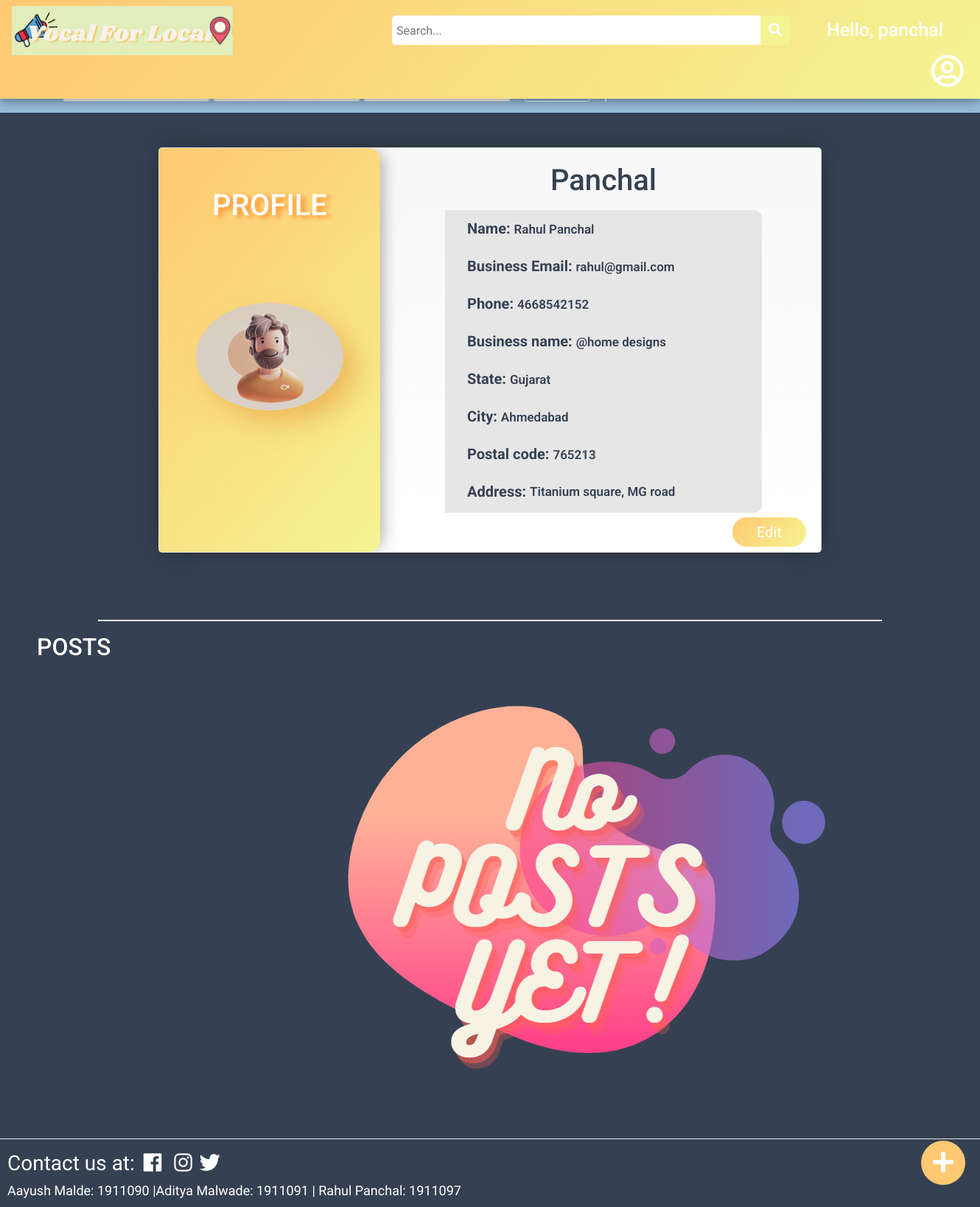
The page /profile/ (signed in) on the database as committed earlier.
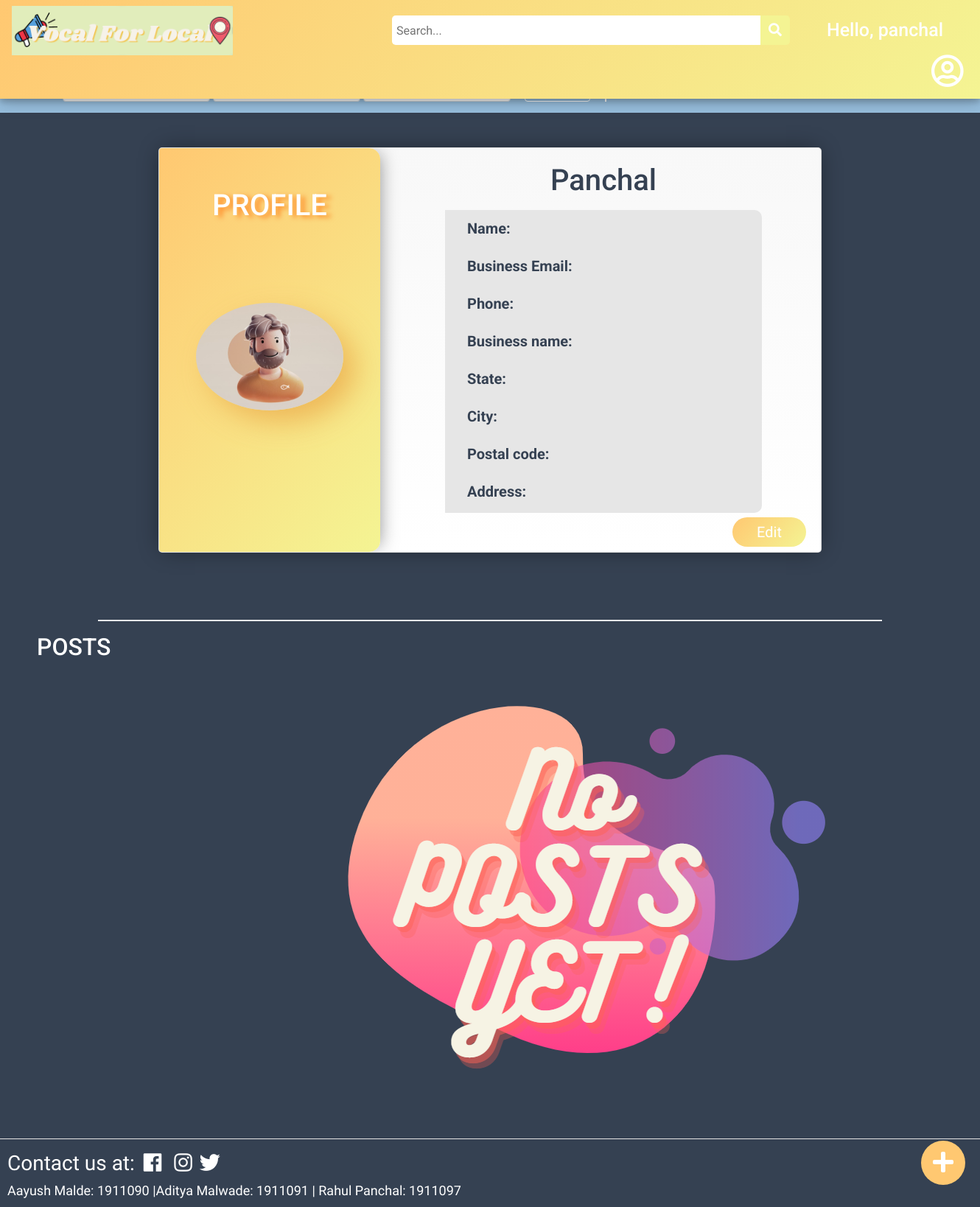
The same page on the database as committed later.
### main/models.py (models this page shows, shortened)
class Customer(models.Model):
    id = models.IntegerField(primary_key=True, null=False)
    name = models.CharField(max_length=100, null=True)
    phone = models.CharField(max_length=10, null=True)
    email = models.CharField(max_length=50, null=True)
    state = models.CharField(max_length=20, null=True)
    postal_code = models.IntegerField(null=True)
    city = models.CharField(max_length=20, null=True)
    address = models.CharField(max_length=100, null=True)
    business_name = models.CharField(max_length=50,null=True)
    date_created = models.DateTimeField(auto_now_add=True, null=True)

### main/views.py (the view, shortened to what this page needs)
# urls.py: path('profile/',views.profile,name="profile"),
def profile(request):
	if(Customer.objects.filter(pk=request.user.id).exists()):
		user_profile = Customer.objects.get(id = request.user.id)
		user_posts = Post.objects.filter(owner = request.user.id)
		init_dict = {
			"u_name" : user_profile.name,
			"phone" : user_profile.phone,
			"email" : request.user.email,
			"business_name" : user_profile.business_name,
			"state" : user_profile.state,
			"city" : user_profile.city,
			"postal_code" : user_profile.postal_code,
			"address" : user_profile.address,
		}
		form = ProfileForm(initial = init_dict)
		return render(request,'main/profile.html',context={'form':form, 'user_posts':user_posts, 'user_profile':user_profile })
	form = ProfileForm
	return render(request,'main/profile.html',context={'form':form})

### main/templates/main/profile.html (shortened to what this page needs)
{% load static %}
<!DOCTYPE html>
<html>
<head>
  <link rel="stylesheet" href="https://stackpath.bootstrapcdn.com/bootstrap/4.3.1/css/bootstrap.min.css"
 />
  <link rel="stylesheet" type="text/css" href="{%static '/css/profile.css' %}" />
  <link rel="stylesheet" href="https://use.fontawesome.com/releases/v5.6.1/css/all.css"
 />
</head>
<body style="background-color: #354152;">
  <div class="topnav">
    <a class="active" href="{% url 'home' %}">
      <img id="logo" src="{% static 'images/logo_final.png' %}" alt="VocalForLocal" />
    </a>
    <div class="search">
      <input type="text" placeholder=" Search..." name="key" id="search-placeholder" />
            <button id="srch" type="submit" onclick="validatePlaceHolder(this)">
                <i class="fa fa-search" style="font-size: 18px"> </i>
            </button>
    </div>
    <span class="hello-msg">
      Hello, {% if user.is_authenticated %} {{request.user}} {% else %} User
      {% endif %}
    </span>
    {% if user.is_authenticated %}
    <a class="nav-link dropdown-toggle" href="#" id="navbarDropdown" role="button" data-bs-toggle="dropdown" aria-expanded="false"          style="margin-left: 160px;">
      <i class="far fa-user-circle" style="color:white; font-size: 45px;"></i>
    </a>
    {% endif %}
  </div>
  <div class="menu-bar">
    <ul>
      <li>
        <form method="POST" action='/home/'>
        <i class="fa fa-list-alt" aria-hidden="true" style="font-size: 18px; padding-right: 8px; color: white"></i>
          <select name="location" class="custom-select" style="width: 200px; height: 38px;">
            <option selected value= "0">Location</option>
          </select>
          <select name="category-option" class="custom-select" style="width: 200px; height: 38px;">
            <option selected value="0">Category</option>
          </select>
          <span style="padding-right: 15px;">
            <select name="availability-option" class="custom-select" style="width: 200px; height: 38px;">
              <option selected value= "0">Shipping</option>
            </select>
          </span>
          <button class="btn btn-outline-secondary" type="submit" name="filter-btn" style="border: 1px solid ;color:
            white;font-weight: bold;">
            <i class="fas fa-filter" style="font-size: 18px; padding-right: 8px; color: white"></i>Filter
          </button>
        </form>
      </li>
      <li style="margin-top: 20px; border: none;">
        <i class="fa fa-info-circle" style="font-size: 18px; padding-right: 2px; color: white">
        </i>
        <button class="home-about">
          <a class="active" href="{% url 'about' %}" style="text-decoration: none;">About</a>
        </button>
      </li>
    </ul>
  </div>
  {% if user.is_authenticated %}
  <a class="fixedButton" href="{% url 'upload' %}">
    <div class="roundedFixedBtn"><i class="fa fa-plus"></i></div>
  </a>
  {% endif %}
  {% if user.is_authenticated %}
  <div class="center">
    <div class="card">
      <div id="edt-frm" class="additional">
        <div class="user-card">
          <div class="level center">
            <h1>PROFILE</h1>
          </div>
          <div class="icon">
            <img id="profile-logo" src="{% static 'images/profile.PNG' %}" alt="profile-logo">
          </div>
        </div>
            {% load crispy_forms_tags %}
      </div>
      {% if user.is_authenticated %}
      <div class="general" style="overflow:hidden">
        <h1 style="color: #354152; text-transform: capitalize; margin-top: -10px;">{{request.user}}</h1>
        <p>
          <ul style="list-style-type: none; font-size: 17px; color: #354152; font-weight: 600; line-height: 50px; margin-left: -10px; background-color: rgb(230, 230, 230); border-radius: 10px;">
            <li><span style="font-size: 20px; font-weight: bold;">Name:  </span>{{user_profile.name}}</li>
            <li><span style="font-size: 20px; font-weight: bold;">Business Email: </span>{{user_profile.email}}</li>
            <li><span style="font-size: 20px; font-weight: bold;">Phone:  </span>{{user_profile.phone}}</li>
            <li><span style="font-size: 20px; font-weight: bold;">Business name:  </span>{{user_profile.business_name}}</li>
            <li><span style="font-size: 20px; font-weight: bold;">State:  </span>{{user_profile.state}}</li>
            <li><span style="font-size: 20px; font-weight: bold;">City:  </span>{{user_profile.city}}</li>
            <li><span style="font-size: 20px; font-weight: bold;">Postal code:  </span>{{user_profile.postal_code}}</li>
            <li><span style="font-size: 20px; font-weight: bold; vertical-align: top; ">Address:  </span>
              <div style="display: inline-block ;width: 300px;height: 35px; word-wrap: break-word; overflow-y: scroll;">{{user_profile.address}}</div></li>
          </ul>
        </p>
        <div id="edt">
            <button id="edt-btn" onclick="edit()">Edit</button>
        </div>
      </div>
      {% endif %}
    </div>
  </div>
  <br>
  <br>
  <br>
  <br>
  <br>
  <br>
  <br>
  <br>
  <br>
  <br>
  <br>
  <br>
  <br>
  <br>
  <br>
  <br>
  <br>
  <br>
  <br>
  <br>
  <br>
  <br>
  <br>
  <br>
  <br>
  <br>
  <br>
  <br>
  <div>
    <hr style="width: 80%; height: 0.5px; background-color: white;">
    <h2 style="font: verdana; margin-left: 50px; color: white;">POSTS</h2>
    <br>
    {% if user_posts %}
    <div class="card-container">
      {% for p in user_posts %}
      <div class="cards">
        <header class="article-header">
          <a href = "{%url  'viewPost' business=p.business_name name=p.name %}">
          <div style="width: 300px; height: 270px; margin-top: 18px; padding-right: 20px;
               border-right: solid rgb(216, 214, 214) 2px; background-image: url({{p.imageURL}});
               background-position: center; background-size: cover;">
          </div>
          </a>
        </header>
        <div class="author" style="color: white; margin-left: 320px; width: 350px; height: 100%; margin-top: -290px; padding: 5px;" >
          <div class="profile" style="width: 100%; height: fit-content; margin-top: 10px; font-size: 17px; font-weight: bold;">
            <span style="font-size: 25px;">{{p.name}}</span>
            <p style="font-weight: normal; color: #c4c0c0;">{{p.date_created}}<span class="price" style = "float: right; font-weight: bold;margin-right: 20px;font-size: 20px;color: white;">&#8377;{{p.price}}</span></p></div>
          <hr style="width: 80%; background-color: whitesmoke; margin: 5px 0px;">
          <div class="info">
            <div class="caption" style="font-size: 17px; font-weight: bold;">Description: </div>
            <div class="name" style="width: 340px; height: 140px; overflow-y: scroll;">
              {{p.description}}
            </div>
            <button id='delete-btn' type="submit" name="{{p.p_id}}">
              <a href="{% url 'delete_post' %}?p_id={{p.p_id}}" style="text-decoration: none; color: white;">DELETE</a>
            </button>
          </div>
        </div>
      </div>
    {% endfor %}
    </div>
    {% else %}
      <div style="width: 900px; height: 550px;background: url('/static/images/def_post.PNG') no-repeat; margin: 1px  420px;">
      </div>
    {% endif %}
  </div>
  {% endif %}
  <br>
  <br>
  <hr style="width:100%; height: 0.5px; background-color: white;"/>
  <div class="footer" style="padding-left: 10px;">
    <h3 style="color: white;">Contact us at: <span style="margin:0px 5px;"><i class="fab fa-facebook"></i></span>
      <span style="margin:0px 5px;"><i class="fab fa-instagram"></i></span><span style="margin:0px 5px;"><i class="fab fa-twitter"></i></span>
      <div><span style="font-size: 18px;">Aayush Malde: 1911090 |Aditya Malwade: 1911091 | Rahul Panchal: 1911097 </span></div>
  </div>
</body>
</html>

### static/css/profile.css (style rules this page uses)
body { font-family: 'Roboto', sans-serif; }
.hello-msg { position: relative; float: right; font: verdana; font-weight: 500; font-size: 25px; color: #fff; margin-right: 50px; margin-top: 22px; text-align: center; }
.topnav { background: linear-gradient(311deg, #f4f493, #ffc871); overflow: visible; box-shadow: 0 4px 8px 0 rgba(0, 0, 0, 0.2), 0 6px 20px 0 rgba(0, 0, 0, 0.19); position: fixed; top: 0; width: 100%; z-index: 2; }
.topnav a { float: left; padding: 14px 16px; text-decoration: none; font-size: 17px; }
.topnav a.active { color: rgb(255, 102, 0); text-shadow: 2px 2px 7px #ebab4a; transition: all 0.8s; border-radius: 10px; }
.search input[type="text"] { width: 500px; height: 40px; border-top-left-radius: 5px; border-bottom-left-radius: 5px; border: none; margin-top: 20px; background-color: #ffff; }
#srch { transition: all 0.5s; }
.search { float: left; margin-left: 200px; margin-top: 1px; }
.search button { height: 40px; width: 40px; background-color: #f4f493; color: #ffff; border-top-right-radius: 5px; border-bottom-right-radius: 5px; float: right; margin-top: 20px; padding: 5px 10px; margin-right: 16px; font-size: 12px; border: none; cursor: pointer; }
#logo { width: 300px; height: 100%; overflow: hidden; margin-top: -6px; }
#profile-logo { border-radius: 50%; margin-top: 70%; margin-left: 50px; width: 200px; height: 200%; transition: all 0.5s; box-shadow: 17px 16px 38px -1px rgba(235,171,74,0.78); -webkit-box-shadow: 17px 16px 38px -1px rgba(235,171,74,0.78); -moz-box-shadow: 17px 16px 38px -1px rgba(235,171,74,0.78); }
.dropdown-toggle::after { display: none; }
.dropdown-toggle { transition: all 0.8s; }
.menu-bar { overflow: hidden; position:static; margin-top: 85px; top: 86px; background: #97bedd; width: 100%; text-align: left; }
.menu-bar ul { display : inline-flex; list-style: none; margin-top: unset; margin-bottom: unset; }
.menu-bar ul li { width:200; padding-right : 20px; margin-right : 20px; margin : 15px 15px; border-right: 2px solid; color: white; font-weight: bold; }
.home-about { background-color: #97bedd; border: none; transition: background-color 0.5s; padding: 4px; }
.home-about a { color: white; font-weight: bold; }
.fixedButton { position: fixed; bottom: 10px; right: 0px; padding: 20px; z-index: 5; }
.roundedFixedBtn { height: 60px; line-height: 60px; width: 60px; font-size: 2em; font-weight: bold; border-radius: 50%; background-color: #ffc871; color: white; text-align: center; cursor: pointer; transition: all 0.5s; }
.center { position: absolute; top: 475px; left: 50%; -webkit-transform: translate(-50%, -50%); transform: translate(-50%, -50%); }
.card { width: 900px; height: 550px; background-color: #fff; background: linear-gradient(#f8f8f8, #fff); border-radius: 5px; overflow: hidden; position: relative; margin: 1.5rem; box-shadow: 0px 0px 29px -5px rgba(0,0,0,0.48); -webkit-box-shadow: 0px 0px 29px -5px rgba(0,0,0,0.48); -moz-box-shadow: 0px 0px 29px -5px rgba(0,0,0,0.48); }
.card h1 { text-align: center; }
.card .additional { border-top-right-radius:15px ; border-bottom-right-radius:15px ; position: absolute; width: 300px; height: 100%; background: linear-gradient(311deg, #f4f493, #ffc871); transition: width 0.4s; overflow: hidden; z-index: 2; box-shadow: 7px 0px 23px -7px rgba(84,84,84,0.62); -webkit-box-shadow: 7px 0px 23px -7px rgba(84,84,84,0.62); -moz-box-shadow: 7px 0px 23px -7px rgba(84,84,84,0.62); }
.card .additional .user-card { width: 300px; height: 100%; position: relative; float: left; }
.card .additional .user-card::after { content: ""; display: block; position: absolute; top: 10%; right: -2px; height: 80%; border-left: 2px solid #ffff; }
.card .additional .user-card .level { top: 15%; color: #ffff; text-shadow: 6px 3px 6px rgba(255, 104, 0, 0.65); text-transform: uppercase; font-size: 0.75em; font-weight: bold; padding: 0.125rem 0.75rem; white-space: nowrap; }
.card .additional .user-card .icon { top: 50%; }
.card .general { width: 500px; height: 100%; position: absolute; right: 10px; z-index: 1; box-sizing: border-box; padding-right: 70px; padding-top: 30px; }
.footer { position: relative; }
#edt-btn { border: none; width: 100px; height: 40px; border-radius: 20px; background: linear-gradient(311deg, #f4f493, #ffc871); color: #ffff; font-size: 20px; margin-top: -10px; margin-left: 390px; transition: all 0.5s; }
.footer { font-family: 'Spartan', serif; }

Rows that differ between the two databases and show on the page:
removed Customer: name "Rahul Panchal", email "rahul@gmail.com", phone "4668542152", business_name "@home designs", state "Gujarat", city "Ahmedabad", postal_code "765213", address "Titanium square, MG road"
